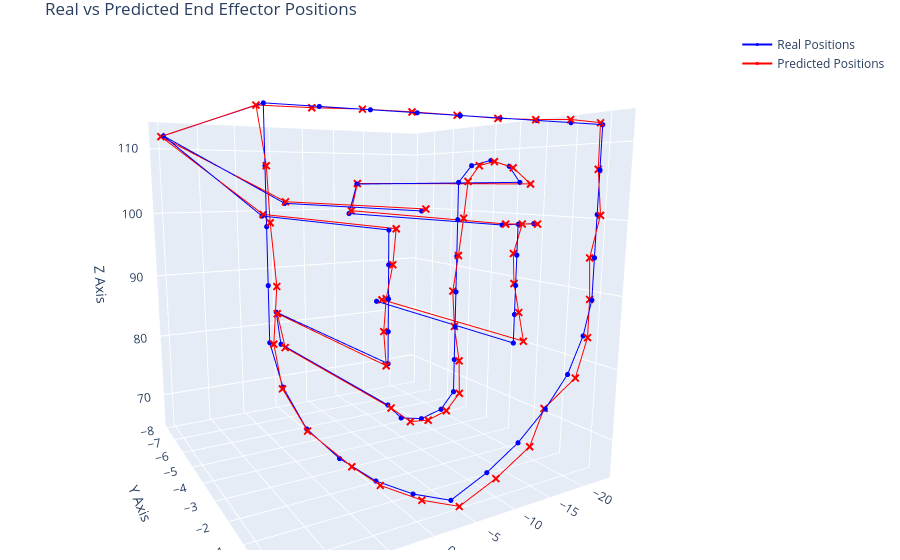

Notebook code for this chart:
### Code cell
plot_positions_comparison(end_effector_positions, predicted_positions)
